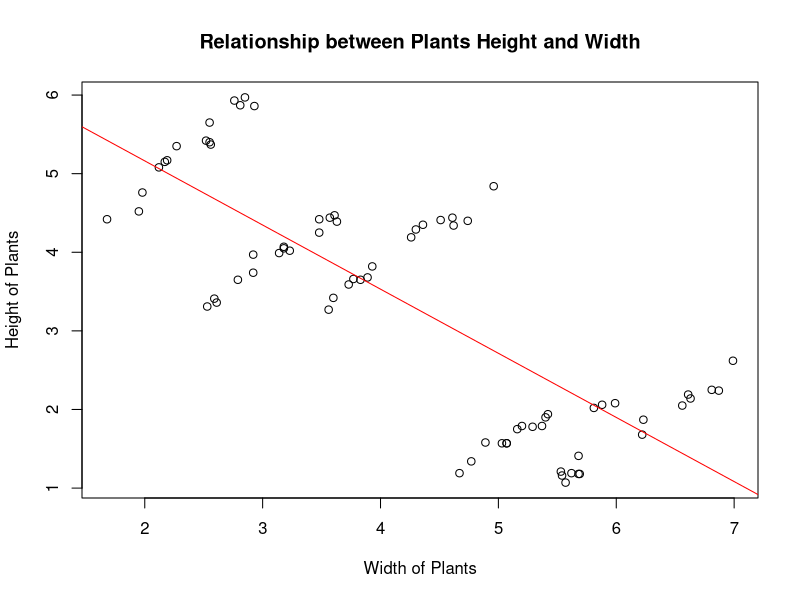
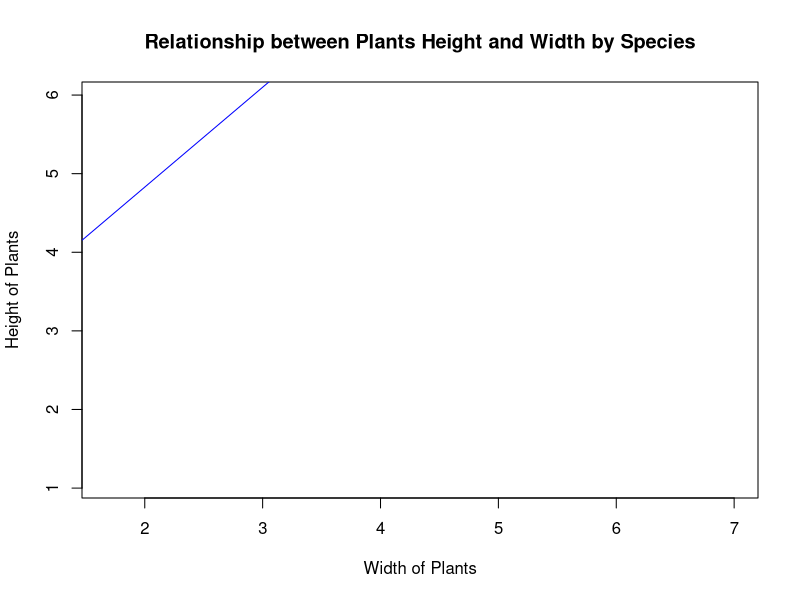

Write the R code that produced these figures, in order.
## ---- chunk 1
knitr::opts_chunk$set(echo = TRUE)
## ---- chunk 2
plants = read.csv("plants.csv")
## ---- chunk 3
head(plants)
## ---- chunk 4
# Assuming you have a dataframe called 'plants' containing columns 'height' and 'width'

# Perform linear regression
lm_model <- lm(height ~ width, data = plants)

# Get the summary of the regression model
summary(lm_model)

# Extract coefficients
intercept <- coef(lm_model)[1]
slope <- coef(lm_model)[2]

# Create plot
plot(plants$width, plants$height, xlab = "Width of Plants", ylab = "Height of Plants", main = "Relationship between Plants Height and Width")
abline(lm_model, col = "red")  # Overlay regression line

# Discuss the result
cat("The equation of the regression line is: Height = ", round(intercept, 2), "+", round(slope, 2), "* Width\n")
cat("The slope of the regression line represents the change in height for a one-unit increase in width.\n")
cat("To interpret the slope: For every one-unit increase in width, the height of the plant is expected to increase/decrease by", round(slope, 2), "units.\n")
cat("To determine if the slope is significant, you can check the p-value associated with the 'width' coefficient in the summary output.\n")

## ---- chunk 5
# Assuming you have a dataframe called 'plants' containing columns 'height', 'width', and 'species'

# Perform linear regression with interaction
lm_model_interaction <- lm(height ~ width * species, data = plants)

# Get the summary of the regression model
summary(lm_model_interaction)

# Create plot distinguishing species
plot(plants$width, plants$height, xlab = "Width of Plants", ylab = "Height of Plants", main = "Relationship between Plants Height and Width by Species", col = as.numeric(plants$species))
abline(lm_model_interaction, col = "blue")  # Overlay regression line

# Add submodels for each species
species_unique <- unique(plants$species)
for (sp in species_unique) {
  subdata <- subset(plants, species == sp)
  lm_submodel <- lm(height ~ width, data = subdata)
  abline(lm_submodel, col = as.numeric(sp), lty = 2)  # Dashed lines for submodels
}

# Check if species column has valid levels
if (length(levels(plants$species)) > 0) {
  # Add legend
  legend("topright", legend = levels(plants$species), col = as.numeric(levels(plants_data$species)), pch = 1, lty = 1, title = "Species")
}

# Discuss the result
cat("The regression line with interaction terms allows us to assess the effect of width on plant height while considering the differences between species.\n")
cat("Each submodel represents the relationship between plant height and width for a specific species.\n")
cat("By distinguishing between species, we can observe if there are differences in the relationship between plant height and width across different species.\n")

## ---- chunk 6

